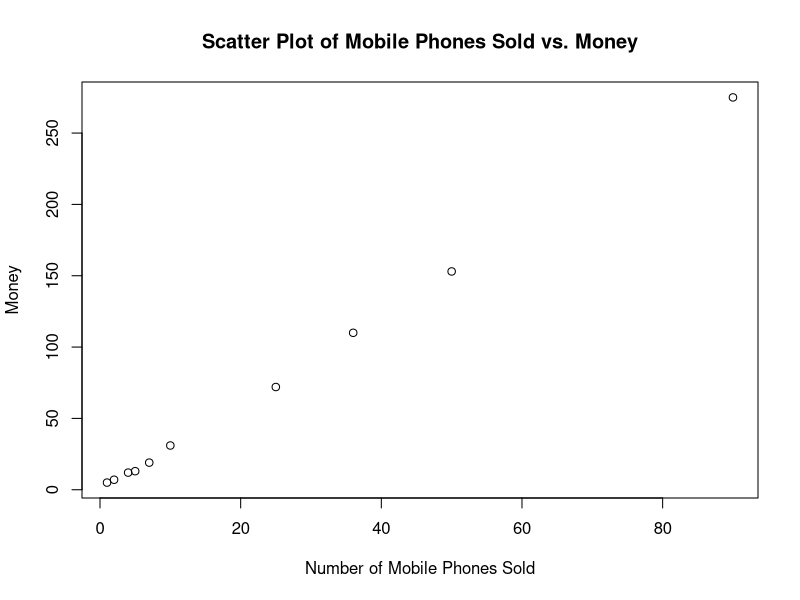

This figure's R source:
# Given data
x <- c(4, 1, 5, 7, 10, 2, 50, 25, 90, 36)
y <- c(12, 5, 13, 19, 31, 7, 153, 72, 275, 110)

# Create a scatter plot
plot(x, y, xlab = "Number of Mobile Phones Sold", ylab = "Money",
     main = "Scatter Plot of Mobile Phones Sold vs. Money")# Given data
